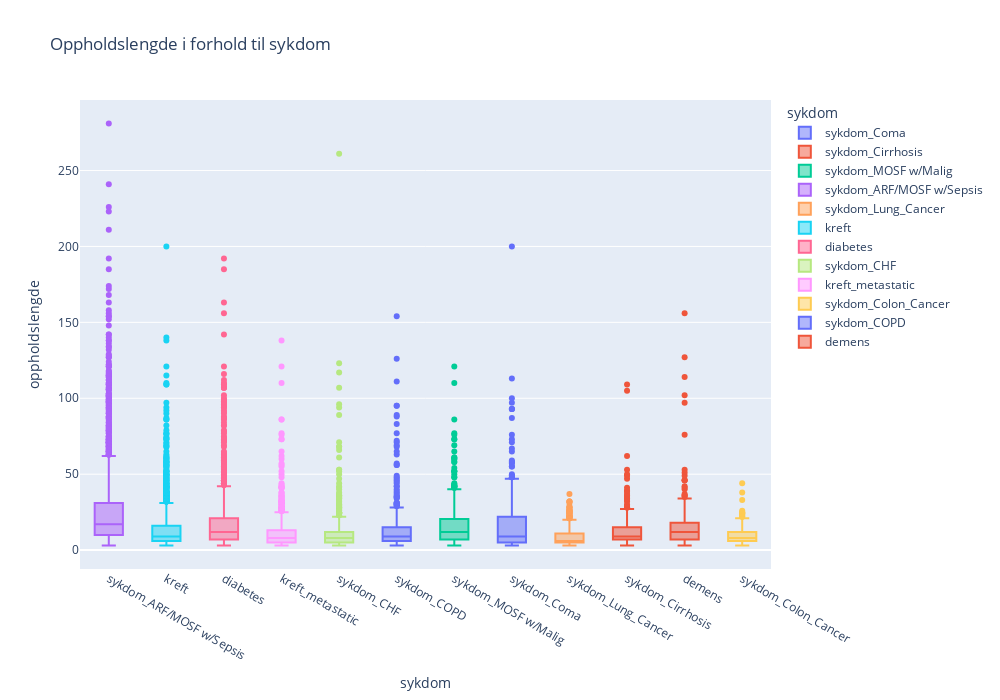

Source (notebook cell):
### Markdown cell above
#### 3.1.3 Fordeling av oppholdslengde for hver sykdom

### Code cell
disease_cols = { 
       'kreft_metastatic', 'kreft', 'sykdom_ARF/MOSF w/Sepsis',
       'sykdom_CHF', 'sykdom_COPD', 'sykdom_Cirrhosis', 'sykdom_Colon_Cancer',
       'sykdom_Coma', 'sykdom_Lung_Cancer', 'sykdom_MOSF w/Malig', 'diabetes', 
       'demens'
}

disease_cols = [col for col in disease_cols if col in train_df.columns]

disease_melted = pd.melt(train_df, 
                            id_vars=['oppholdslengde'], 
                            value_vars=disease_cols,
                            var_name='sykdom',
                            value_name='har_sykdom'
)
disease_melted = disease_melted[disease_melted['har_sykdom'] == True]

fig = px.box(disease_melted, 
             x='sykdom', 
             y='oppholdslengde',
             color='sykdom',
             title='Oppholdslengde i forhold til sykdom',
             labels={'Oppholdslengde': 'Oppholdslengde (dager)', 'sykdom':'sykdom'},
             width=1000,
             height=700
)
fig.update_layout(xaxis={'categoryorder':'total descending'})

### Figure 1 — Plotly figure (JSON) as saved in the notebook; plotly's stock layout.template omitted (floating-point values rounded to 4 significant figures; data arrays with more than 128 entries replaced by an {"elided": "..."} marker saying what was removed)
{"data": [{"alignmentgroup": "True", "hovertemplate": "sykdom=%{x}<br>oppholdslengde=%{y}<extra></extra>", "legendgroup": "sykdom_Coma", "marker": {"color": "#636efa"}, "name": "sykdom_Coma", "notched": false, "offsetgroup": "sykdom_Coma", "orientation": "v", "showlegend": true, "type": "box", "x": {"elided": "373 str values"}, "x0": " ", "xaxis": "x", "y": {"elided": "373 int values"}, "y0": " ", "yaxis": "y"}, {"alignmentgroup": "True", "hovertemplate": "sykdom=%{x}<br>oppholdslengde=%{y}<extra></extra>", "legendgroup": "sykdom_Cirrhosis", "marker": {"color": "#EF553B"}, "name": "sykdom_Cirrhosis", "notched": false, "offsetgroup": "sykdom_Cirrhosis", "orientation": "v", "showlegend": true, "type": "box", "x": {"elided": "285 str values"}, "x0": " ", "xaxis": "x", "y": {"elided": "285 int values"}, "y0": " ", "yaxis": "y"}, {"alignmentgroup": "True", "hovertemplate": "sykdom=%{x}<br>oppholdslengde=%{y}<extra></extra>", "legendgroup": "sykdom_MOSF w/Malig", "marker": {"color": "#00cc96"}, "name": "sykdom_MOSF w/Malig", "notched": false, "offsetgroup": "sykdom_MOSF w/Malig", "orientation": "v", "showlegend": true, "type": "box", "x": {"elided": "436 str values"}, "x0": " ", "xaxis": "x", "y": {"elided": "436 int values"}, "y0": " ", "yaxis": "y"}, {"alignmentgroup": "True", "hovertemplate": "sykdom=%{x}<br>oppholdslengde=%{y}<extra></extra>", "legendgroup": "sykdom_ARF/MOSF w/Sepsis", "marker": {"color": "#ab63fa"}, "name": "sykdom_ARF/MOSF w/Sepsis", "notched": false, "offsetgroup": "sykdom_ARF/MOSF w/Sepsis", "orientation": "v", "showlegend": true, "type": "box", "x": {"elided": "2100 str values"}, "x0": " ", "xaxis": "x", "y": {"elided": "2100 int values"}, "y0": " ", "yaxis": "y"}, {"alignmentgroup": "True", "hovertemplate": "sykdom=%{x}<br>oppholdslengde=%{y}<extra></extra>", "legendgroup": "sykdom_Lung_Cancer", "marker": {"color": "#FFA15A"}, "name": "sykdom_Lung_Cancer", "notched": false, "offsetgroup": "sykdom_Lung_Cancer", "orientation": "v", "showlegend": true, "type": "box", "x": {"elided": "557 str values"}, "x0": " ", "xaxis": "x", "y": {"elided": "557 int values"}, "y0": " ", "yaxis": "y"}, {"alignmentgroup": "True", "hovertemplate": "sykdom=%{x}<br>oppholdslengde=%{y}<extra></extra>", "legendgroup": "kreft", "marker": {"color": "#19d3f3"}, "name": "kreft", "notched": false, "offsetgroup": "kreft", "orientation": "v", "showlegend": true, "type": "box", "x": {"elided": "1860 str values"}, "x0": " ", "xaxis": "x", "y": {"elided": "1860 int values"}, "y0": " ", "yaxis": "y"}, {"alignmentgroup": "True", "hovertemplate": "sykdom=%{x}<br>oppholdslengde=%{y}<extra></extra>", "legendgroup": "diabetes", "marker": {"color": "#FF6692"}, "name": "diabetes", "notched": false, "offsetgroup": "diabetes", "orientation": "v", "showlegend": true, "type": "box", "x": {"elided": "1077 str values"}, "x0": " ", "xaxis": "x", "y": {"elided": "1077 int values"}, "y0": " ", "yaxis": "y"}, {"alignmentgroup": "True", "hovertemplate": "sykdom=%{x}<br>oppholdslengde=%{y}<extra></extra>", "legendgroup": "sykdom_CHF", "marker": {"color": "#B6E880"}, "name": "sykdom_CHF", "notched": false, "offsetgroup": "sykdom_CHF", "orientation": "v", "showlegend": true, "type": "box", "x": {"elided": "799 str values"}, "x0": " ", "xaxis": "x", "y": {"elided": "799 int values"}, "y0": " ", "yaxis": "y"}, {"alignmentgroup": "True", "hovertemplate": "sykdom=%{x}<br>oppholdslengde=%{y}<extra></extra>", "legendgroup": "kreft_metastatic", "marker": {"color": "#FF97FF"}, "name": "kreft_metastatic", "notched": false, "offsetgroup": "kreft_metastatic", "orientation": "v", "showlegend": true, "type": "box", "x": {"elided": "1113 str values"}, "x0": " ", "xaxis": "x", "y": {"elided": "1113 int values"}, "y0": " ", "yaxis": "y"}, {"alignmentgroup": "True", "hovertemplate": "sykdom=%{x}<br>oppholdslengde=%{y}<extra></extra>", "legendgroup": "sykdom_Colon_Cancer", "marker": {"color": "#FECB52"}, "name": "sykdom_Colon_Cancer", "notched": false, "offsetgroup": "sykdom_Colon_Cancer", "orientation": "v", "showlegend": true, "type": "box", "x": {"elided": "292 str values"}, "x0": " ", "xaxis": "x", "y": {"elided": "292 int values"}, "y0": " ", "yaxis": "y"}, {"alignmentgroup": "True", "hovertemplate": "sykdom=%{x}<br>oppholdslengde=%{y}<extra></extra>", "legendgroup": "sykdom_COPD", "marker": {"color": "#636efa"}, "name": "sykdom_COPD", "notched": false, "offsetgroup": "sykdom_COPD", "orientation": "v", "showlegend": true, "type": "box", "x": {"elided": "571 str values"}, "x0": " ", "xaxis": "x", "y": {"elided": "571 int values"}, "y0": " ", "yaxis": "y"}, {"alignmentgroup": "True", "hovertemplate": "sykdom=%{x}<br>oppholdslengde=%{y}<extra></extra>", "legendgroup": "demens", "marker": {"color": "#EF553B"}, "name": "demens", "notched": false, "offsetgroup": "demens", "orientation": "v", "showlegend": true, "type": "box", "x": {"elided": "187 str values"}, "x0": " ", "xaxis": "x", "y": {"elided": "187 int values"}, "y0": " ", "yaxis": "y"}], "layout": {"boxmode": "overlay", "height": 700, "legend": {"title": {"text": "sykdom"}, "tracegroupgap": 0}, "title": {"text": "Oppholdslengde i forhold til sykdom"}, "width": 1000, "xaxis": {"anchor": "y", "categoryarray": ["sykdom_Coma", "sykdom_Cirrhosis", "sykdom_MOSF w/Malig", "sykdom_ARF/MOSF w/Sepsis", "sykdom_Lung_Cancer", "kreft", "diabetes", "sykdom_CHF", "kreft_metastatic", "sykdom_Colon_Cancer", "sykdom_COPD", "demens"], "categoryorder": "total descending", "domain": [0, 1], "title": {"text": "sykdom"}}, "yaxis": {"anchor": "x", "domain": [0, 1], "title": {"text": "oppholdslengde"}}}}
